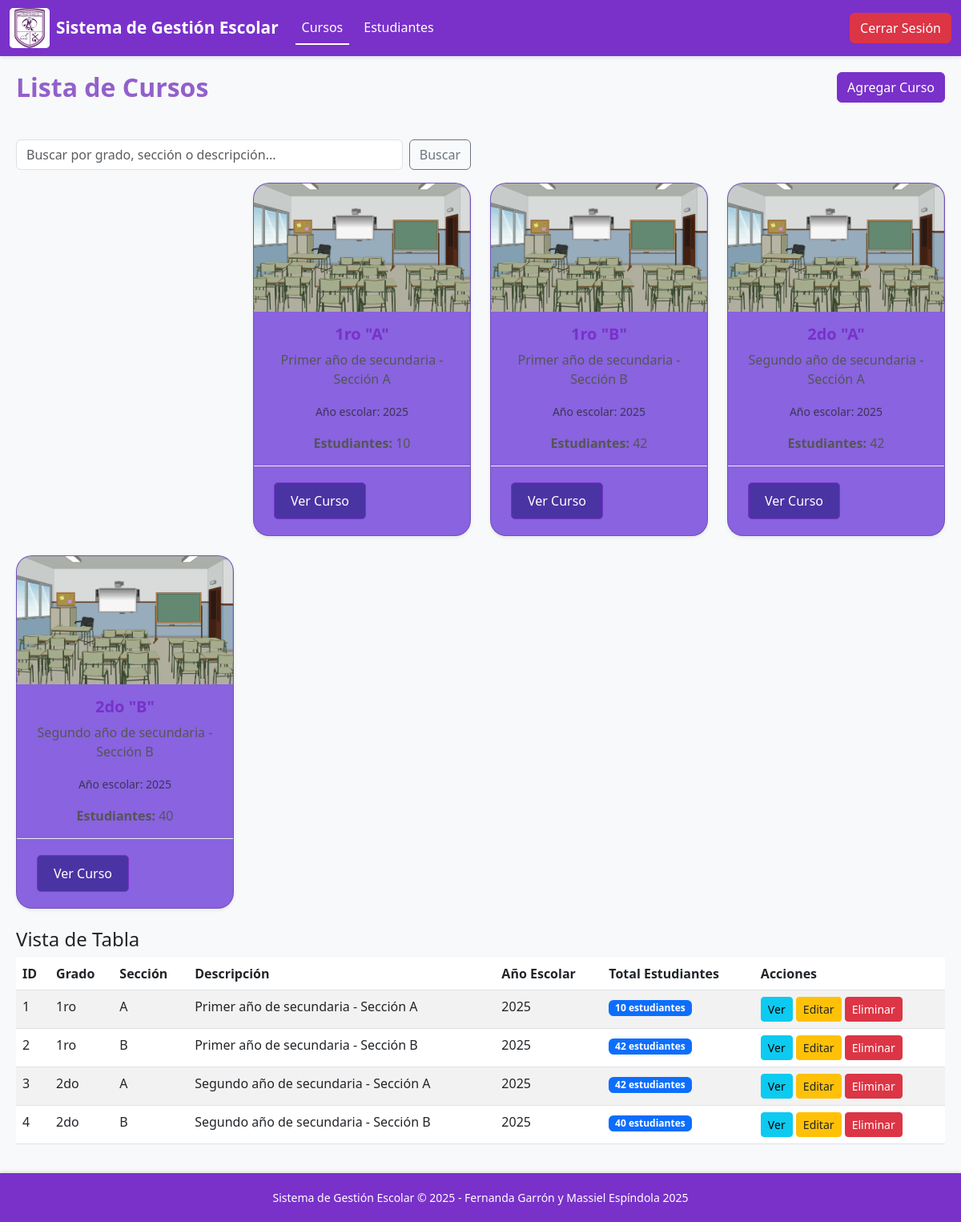
Screenshot of /public/cursos (signed in) with the database file from the repository.
### tables this page shows
CREATE TABLE cursos (
    id INT PRIMARY KEY AUTO_INCREMENT,
    grado VARCHAR(10) NOT NULL,
    seccion CHAR(1) NOT NULL,
    descripcion TEXT NULL,
    año_escolar VARCHAR(10) DEFAULT '2025',
    created_at TIMESTAMP DEFAULT CURRENT_TIMESTAMP
);

### app/controllers/CursoController.php (called while the page is built, shortened)
<?php
class CursoController
{
    private $pdo;
    private $cursoModel;
    public function __construct($pdo)
    {
        $this->pdo = $pdo;
        $this->cursoModel = new Curso($this->pdo);
    }
    public function index()
    {
        $search = $_GET['search'] ?? '';
        if (!empty($search)) {
            $cursos = $this->cursoModel->search($search);
        } else {
            $stmt = $this->pdo->prepare("SELECT c.*, COUNT(e.id) as total_estudiantes
                                         FROM cursos c
                                         LEFT JOIN estudiantes e ON c.id = e.curso_id
                                         GROUP BY c.id
                                         ORDER BY c.grado, c.seccion");
            $stmt->execute();
            $cursos = $stmt->fetchAll(PDO::FETCH_ASSOC);
        }
        include __DIR__ . '/../views/cursos/index.php';
    }
}

### public/index.php (called while the page is built, shortened)
<?php
require_once __DIR__ . '/../app/core/Router.php';
$pdo = getPDOConnection();
$router = new Router($pdo);
$path = parse_url($_SERVER['REQUEST_URI'], PHP_URL_PATH);
$router->route($path);

### app/views/cursos/index.php (the view, shortened to what this page needs)
<!DOCTYPE html>
<html lang="es">
<head>
  <link href="https://cdn.jsdelivr.net/npm/bootstrap@5.3.0/dist/css/bootstrap.min.css" rel="stylesheet">
  <link rel="stylesheet" href="<?php echo URL; ?>public/css/navbar.css">
  <link rel="stylesheet" href="<?php echo URL; ?>public/css/footer.css">
  <link rel="stylesheet" href="<?php echo URL; ?>public/css/cards.css">
  <link rel="stylesheet" href="<?php echo URL; ?>public/css/style_index.css">
</head>
<body>
  <?php include __DIR__ . '/../components/navbar.php'; ?>
  <div class="container">
    <div class="row mb-3">
      <div class="col">
        <h2>Lista de Cursos</h2>
      </div>
      <div class="col-auto">
        <a href="<?php echo URL; ?>public/cursos/create" class="btn btn-primary">Agregar Curso</a>
      </div>
    </div>
    <div class="row mb-3">
      <div class="col-md-6">
        <form method="GET" action="<?php echo URL; ?>public/cursos" class="d-flex">
          <input type="text" name="search" class="form-control me-2"
                 placeholder="Buscar por grado, sección o descripción..."
                 value="<?php echo htmlspecialchars($_GET['search'] ?? ''); ?>">
          <button type="submit" class="btn btn-outline-secondary">Buscar</button>
        </form>
      </div>
    </div>
    <?php if (!empty($cursos)): ?>
      <div class="row row-cols-1 row-cols-sm-2 row-cols-md-3 row-cols-lg-4 g-4">
        <?php
        require_once __DIR__ . '/../components/curso_cards.php';
        foreach ($cursos as $curso):
          mostrarTarjetaCurso($curso);
        endforeach;
        ?>
      </div>
      <div class="mt-4">
        <h4>Vista de Tabla</h4>
        <div class="table-responsive">
          <table class="table table-striped table-hover">
            <thead>
              <tr>
                <th>ID</th>
                <th>Grado</th>
                <th>Sección</th>
                <th>Descripción</th>
                <th>Año Escolar</th>
                <th>Total Estudiantes</th>
                <th>Acciones</th>
              </tr>
            </thead>
            <tbody>
              <?php foreach ($cursos as $curso): ?>
                <tr>
                  <td><?php echo $curso['id']; ?></td>
                  <td><?php echo htmlspecialchars($curso['grado']); ?></td>
                  <td><?php echo htmlspecialchars($curso['seccion']); ?></td>
                  <td><?php echo htmlspecialchars($curso['descripcion'] ?? 'Sin descripción'); ?></td>
                  <td><?php echo htmlspecialchars($curso['año_escolar']); ?></td>
                  <td>
                    <span class="badge bg-primary">
                      <?php echo $curso['total_estudiantes'] ?? 0; ?> estudiante<?php echo ($curso['total_estudiantes'] ?? 0) != 1 ? 's' : ''; ?>
                    </span>
                  </td>
                  <td>
                    <a href="<?php echo URL; ?>public/cursos/show?id=<?php echo $curso['id']; ?>" class="btn btn-sm btn-info">Ver</a>
                    <a href="<?php echo URL; ?>public/cursos/edit?id=<?php echo $curso['id']; ?>" class="btn btn-sm btn-warning">Editar</a>
                    <a href="<?php echo URL; ?>public/cursos/delete?id=<?php echo $curso['id']; ?>" class="btn btn-sm btn-danger" onclick="return confirm('¿Está seguro de eliminar este curso? Se eliminarán también todos los estudiantes asociados.')">Eliminar</a>
                  </td>
                </tr>
              <?php endforeach; ?>
            </tbody>
          </table>
        </div>
      </div>
    <?php endif; ?>
  </div>
  <?php include __DIR__ . '/../components/footer.php'; ?>
</body>
</html>

### app/core/Router.php (shortened to what this page needs)
<?php
require_once __DIR__ . '/../controllers/CursoController.php';
class Router {
    private $pdo;
    public function __construct($pdo) {
        $this->pdo = $pdo;
    }
    public function route($path) {
        switch ($path) {
            case '/colegio/public/cursos':
                $controller = new CursoController($this->pdo);
                $controller->index();
                break;
        }
    }
}

### app/views/components/navbar.php (shortened to what this page needs)
<nav class="navbar navbar-expand-lg navbar-custom">
  <div class="container-fluid">
    <div class="img-placeholder me-2">
        <img src="<?php echo URL; ?>public/img/logo.jpeg" alt="Marist Logo">
    </div>
    <a class="navbar-brand" href="<?php echo URL; ?>public/cursos">Sistema de Gestión Escolar</a>
    <div class="collapse navbar-collapse" id="navbarNav">
        <ul class="navbar-nav">
            <li class="nav-item"><a class="nav-link active text-white" href="<?php echo URL; ?>public/cursos">Cursos</a></li>
            <li class="nav-item"><a class="nav-link text-white" href="<?php echo URL; ?>public/estudiantes">Estudiantes</a></li>
        </ul>
        <div class="d-flex ms-auto">
            <a class="btn btn-danger" href="<?php echo URL; ?>public/logout.php">Cerrar Sesión</a>
        </div>
    </div>
  </div>
</nav>

### app/views/components/curso_cards.php (shortened to what this page needs)
<div class="container mt-4">
    <?php function mostrarTarjetaCurso($curso) { ?>
      <div class="col">
        <div class="card h-100 shadow-sm">
          <img src="<?php echo URL; ?>public/img/aula_completo.png" class="card-img-top" alt="Imagen de curso">
          <div class="card-body">
            <h5 class="card-title">
              <?php echo htmlspecialchars($curso['grado'] . ' "' . $curso['seccion'] . '"'); ?>
            </h5>
            <p class="card-text">
              <?php if (!empty($curso['descripcion'])): ?>
                <?php echo htmlspecialchars($curso['descripcion']); ?>
              <?php else: ?>
                <em>Sin descripción</em>
              <?php endif; ?>
            </p>
            <p class="card-text">
              <small class="text-muted">Año escolar: <?php echo htmlspecialchars($curso['año_escolar'] ?? date('Y')); ?></small>
            </p>
            <p class="card-text">
              <strong>Estudiantes:</strong> <?php echo $curso['total_estudiantes']; ?>
            </p>
          </div>
          <div class="card-footer bg-transparent">
            <div class="d-flex justify-content-between">
              <a href="<?php echo URL; ?>public/cursos/show?id=<?php echo $curso['id']; ?>" class="btn btn-primary">Ver Curso</a>
            </div>
          </div>
        </div>
      </div>
    <?php } ?>
</div>

### app/views/components/footer.php (shortened to what this page needs)
<footer>
  Sistema de Gestión Escolar &copy; <?php echo date('Y'); ?> - Fernanda Garrón y Massiel Espíndola 2025
</footer>

### public/css/navbar.css (style rules this page uses)
.navbar-custom { background-color: #7931ca; box-shadow: 0 2px 4px rgba(0,0,0,0.1); padding: 10px 0; }
.navbar-brand { color: white !important; font-weight: bold; font-size: 1.3rem; }
.img-placeholder { width: 50px; height: 50px; background-color: #e0e0e0; border-radius: 5px; display: flex; justify-content: center; align-items: center; overflow: hidden; margin-right: 10px; }
.img-placeholder img { width: 100%; height: 100%; object-fit: cover; }
.nav-link { font-weight: 500; transition: color 0.3s ease; color: white !important; margin: 0 5px; }
.nav-link.active { border-bottom: 2px solid white; }
.navbar .btn { padding: 6px 12px; font-weight: 500; transition: all 0.3s ease; }
.navbar .btn-danger { background-color: #dc3545; border-color: #dc3545; }

### public/css/footer.css (style rules this page uses)
footer { margin-top: auto; padding: 20px; background-color: #7931ca; color: white; text-align: center; font-size: 14px; box-shadow: 0 -2px 4px rgba(0,0,0,0.1); width: 100%; }

### public/css/cards.css (style rules this page uses)
.card { background: #8963e0; border-radius: 20px; overflow: hidden; box-shadow: 0 5px 8px rgba(0,0,0,0.1); text-align: center; color: white; height: 250px; }
.card a { display: inline-block; margin: 10px; padding: 10px 20px; background: #4a34a3; color: white; border-radius: 5px; text-decoration: none; }
.card img { width: 100%; height: 160px; object-fit: cover; }
.card-img-top { width: 100%; height: 160px; object-fit: cover; }
.card-title { font-weight: bold; color: #7931ca; }
.card-text { color: #555; }
.card-footer { border-top: 1px solid #eee; padding: 10px 15px; }
.btn-primary { background-color: #7931ca; border-color: #7931ca; }
.btn-warning { background-color: #ffc107; border-color: #ffc107; color: #212529; }
.btn-danger { background-color: #dc3545; border-color: #dc3545; }

### public/css/style_index.css (style rules this page uses)
body { font-family: 'Segoe UI', Arial, sans-serif; margin: 0; padding: 0; background: #f8f9fa; min-height: 100vh; display: flex; flex-direction: column; }
.container { padding: 20px; max-width: 1400px; margin: 0 auto; flex: 1; margin: auto; }
.container h2 { color: #9260cb; margin-bottom: 30px; font-weight: 600; }

### rows the page displays
cursos: grado+seccion "1ro \"A\"", descripcion "Primer año de secundaria - Sección A", año_escolar "2025", total_estudiantes "10", id "1", grado "1ro", seccion "A"
cursos: grado+seccion "1ro \"B\"", descripcion "Primer año de secundaria - Sección B", año_escolar "2025", total_estudiantes "42", id "2", grado "1ro", seccion "B"
cursos: grado+seccion "2do \"A\"", descripcion "Segundo año de secundaria - Sección A", año_escolar "2025", total_estudiantes "42", id "3", grado "2do", seccion "A"
cursos: grado+seccion "2do \"B\"", descripcion "Segundo año de secundaria - Sección B", año_escolar "2025", total_estudiantes "40", id "4", grado "2do", seccion "B"
